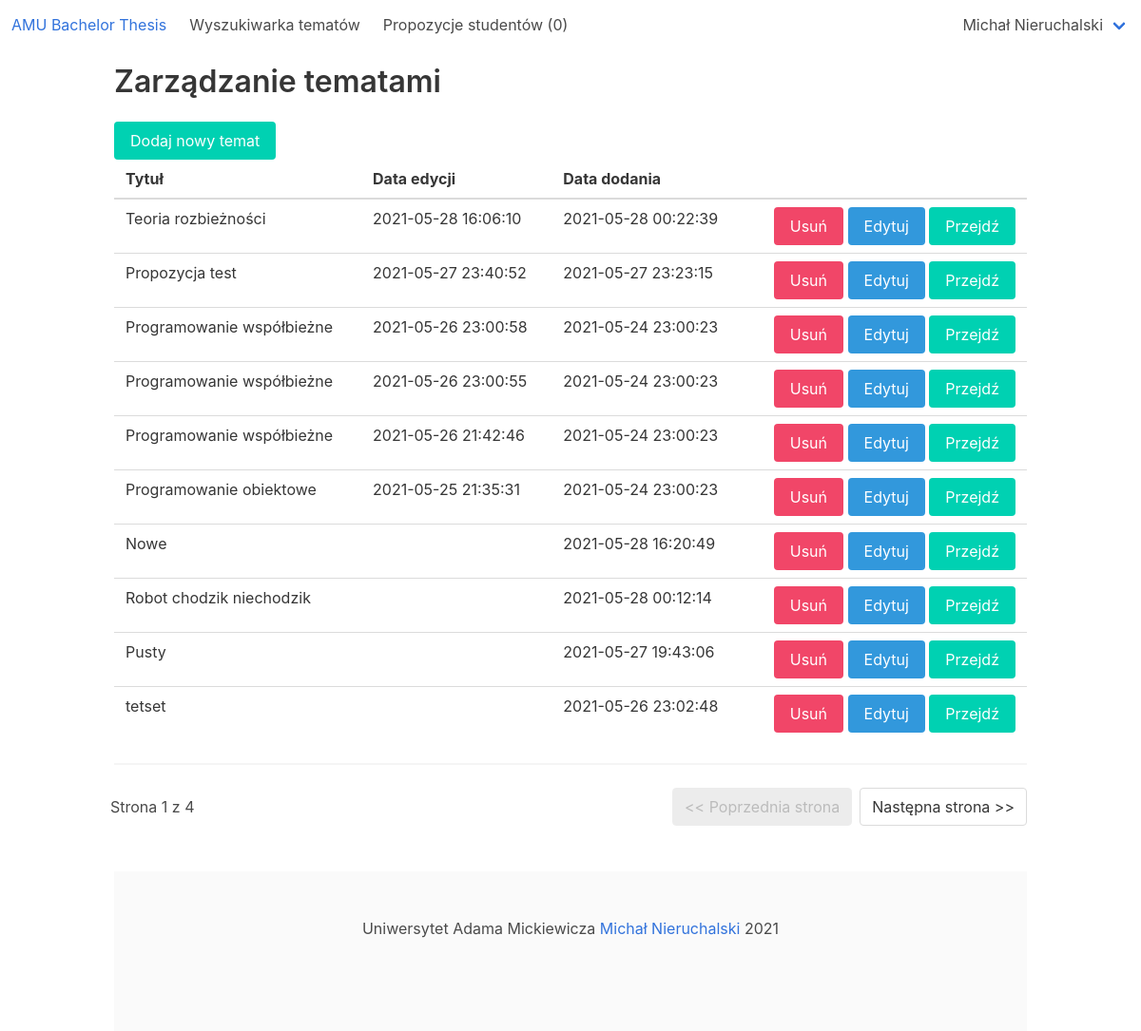
Screenshot of /amu_bachelor_thesis/manage_thesis (signed in) with the database file from the repository.
### amu_bachelor_thesis_app/models.py (models this page shows, shortened)
class User(AbstractBaseUser, PermissionsMixin):
    USERNAME_FIELD = 'email'
    LECTURER = 1
    STUDENT = 2
    SUPERUSER = 3
    ROLE_CHOICES = (
        (LECTURER, 'Lecturer'),
        (STUDENT, 'Student'),
        (SUPERUSER, 'Superuser')
    )
    objects = CustomUserManager()
    role = models.PositiveSmallIntegerField(choices=ROLE_CHOICES, blank=False, null=False)
    email = models.EmailField('email address', blank=False, null=False, unique=True)
    def __str__(self):
        if self.role == User.STUDENT:
            return str(self.student)
        if self.role == User.LECTURER:
            return str(self.lecturer)
        return self.email
    def is_student(self):
        return self.role == User.STUDENT
    def is_lecturer(self):
        return self.role == User.LECTURER
    @property
    def is_superuser(self):
        return self.role == self.SUPERUSER

class Lecturer(models.Model):
    first_name = models.CharField(max_length=180, blank=False, null=False)
    last_name = models.CharField(max_length=180, blank=False, null=False)
    degree = models.CharField(max_length=180, blank=True, null=True)
    interests = models.CharField(max_length=2000, blank=True, null=True)
    description = models.CharField(max_length=4000, blank=True, null=True)
    user = models.OneToOneField(User, on_delete=models.CASCADE, primary_key=True)
    def __str__(self):
        return self.first_name + ' ' + self.last_name

class Thesis(models.Model):
    title = models.CharField(max_length=255, blank=False, null=False)
    description = models.CharField(max_length=4000, blank=True, null=True)
    created_at = models.DateTimeField(null=False)
    edited_at = models.DateTimeField(null=True)
    lecturer = models.ForeignKey(Lecturer, on_delete=models.PROTECT, null=False)
    student = models.OneToOneField(Student, on_delete=models.SET_NULL, null=True)

### amu_bachelor_thesis_app/views/thesis_views.py (the view)
# urls.py: path('manage_thesis', thesis_views.ManageThesis.as_view(), name='manage_thesis'),
@method_decorator(login_required, name='dispatch')
@method_decorator(user_passes_test(lambda user: user.is_lecturer()), name='dispatch')
class ManageThesis(generic.ListView):
    model = Thesis
    paginate_by = 10
    template_name = 'amu_bachelor_thesis_app/thesis/manage_thesis.html'
    def get_queryset(self):
        return Thesis.objects.filter(lecturer_id=self.request.user.id).order_by('-edited_at', '-created_at')

### amu_bachelor_thesis_app/templatetags/helpers.py (called while the page is built)
@register.simple_tag
def get_number_of_notifications(user):
    return user.notification_set.count()

@register.simple_tag
def has_notifications(user):
    return user.notification_set.filter(is_seen=False).count() == 0

### amu_bachelor_thesis_app/templatetags/lecturer.py (called while the page is built)
@register.simple_tag
def count_thesis_propositions(lecturer):
    return ThesisProposition.objects.filter(lecturer=lecturer, is_active=True).count()

### amu_bachelor_thesis_app/templatetags/pagination.py (called while the page is built)
@register.simple_tag(takes_context=True)
def url_replace(context, **kwargs):
    query = context['request'].GET.copy()
    query.pop('page', None)
    query.update(kwargs)
    return query.urlencode()

### amu_bachelor_thesis_app/templates/amu_bachelor_thesis_app/thesis/manage_thesis.html (shortened to what this page needs)
{% extends 'amu_bachelor_thesis_app/base.html' %}
{% block content %}
    <h2 class="title">Zarządzanie tematami</h2>
    <a href="{% url 'amu_bachelor_thesis:create_thesis' %}" class="button is-primary">Dodaj nowy temat</a>
    <table class="table is-fullwidth">
        <thead>
            <tr>
                <th>Tytuł</th>
                <th>Data edycji</th>
                <th>Data dodania</th>
                <th></th>
            </tr>
        </thead>
        <tbody>
            {% for thesis in page_obj %}
                <tr>
                    <td>{{ thesis.title }}</td>
                    <td>{{ thesis.edited_at | date:'Y-m-d H:i:s'}}</td>
                    <td>{{ thesis.created_at | date:'Y-m-d H:i:s'}}</td>
                    <td class="has-text-right">
                        <button
                                class="button is-danger modal__lecturer_remove_thesis"
                                data-thesis-id="{{ thesis.id }}">
                            Usuń
                        </button>
                        <a href="{% url 'amu_bachelor_thesis:edit_thesis' thesis.id %}" class="button is-info">Edytuj</a>
                        <a href="{% url 'amu_bachelor_thesis:thesis' thesis.id %}" class="button is-primary">Przejdź</a>
                    </td>
                </tr>
            {% endfor %}
        </tbody>
    </table>
    {% include 'amu_bachelor_thesis_app/shell/pagination.html' %}
{% endblock %}

### amu_bachelor_thesis_app/templates/amu_bachelor_thesis_app/shell/navbar.html (shortened to what this page needs)
{% load lecturer %}
{% load helpers %}
<nav class="navbar" role="navigation">
    <div class="navbar-brand">
        <a class="navbar-item" href="{% url 'amu_bachelor_thesis:home' %}">
            <h1>AMU Bachelor Thesis</h1>
        </a>
    </div>
    <div id="navbarBasicExample" class="navbar-menu">
        <div class="navbar-start">
            {% if user.is_authenticated %}
                <a class="navbar-item" href="{% url 'amu_bachelor_thesis:search_engine' %}">Wyszukiwarka tematów</a>
            {% endif %}
            {% if user.is_lecturer %}
                <a class="navbar-item" href="{% url 'amu_bachelor_thesis:lecturer_manage_thesis_propositions' %}">
                    Propozycje studentów ({% count_thesis_propositions user.lecturer %})
                </a>
            {% endif %}
        </div>
    </div>
    <div class="navbar-end">
        <div class="navbar-end">
            {% if user.is_authenticated %}
                <div class="navbar-item has-dropdown is-hoverable">
                    <a class="navbar-link">{{ user }}</a>
                </div>
            {% endif %}
        </div>
    </div>
</nav>

### rows the page displays
User: id.user_id "0", role.last_name "Michał Nieruchalski"
Thesis: title "Teoria rozbieżności", edited_at "2021-05-28 16:06:10", created_at "2021-05-28 00:22:39"
Thesis: title "Propozycja test", edited_at "2021-05-27 23:40:52", created_at "2021-05-27 23:23:15"
Thesis: title "Programowanie współbieżne", edited_at "2021-05-26 23:00:58", created_at "2021-05-24 23:00:23"
Thesis: title "Programowanie współbieżne", edited_at "2021-05-26 23:00:55", created_at "2021-05-24 23:00:23"
Thesis: title "Programowanie współbieżne", edited_at "2021-05-26 21:42:46", created_at "2021-05-24 23:00:23"
Thesis: title "Programowanie obiektowe", edited_at "2021-05-25 21:35:31", created_at "2021-05-24 23:00:23"
Thesis: title "Nowe", created_at "2021-05-28 16:20:49"
Thesis: title "Robot chodzik niechodzik", created_at "2021-05-28 00:12:14"
Thesis: title "Pusty", created_at "2021-05-27 19:43:06"
Thesis: title "tetset", created_at "2021-05-26 23:02:48"

### other values shown
{{ page_obj.number }} "1"
{{ page_obj.paginator.num_pages }} "4"
